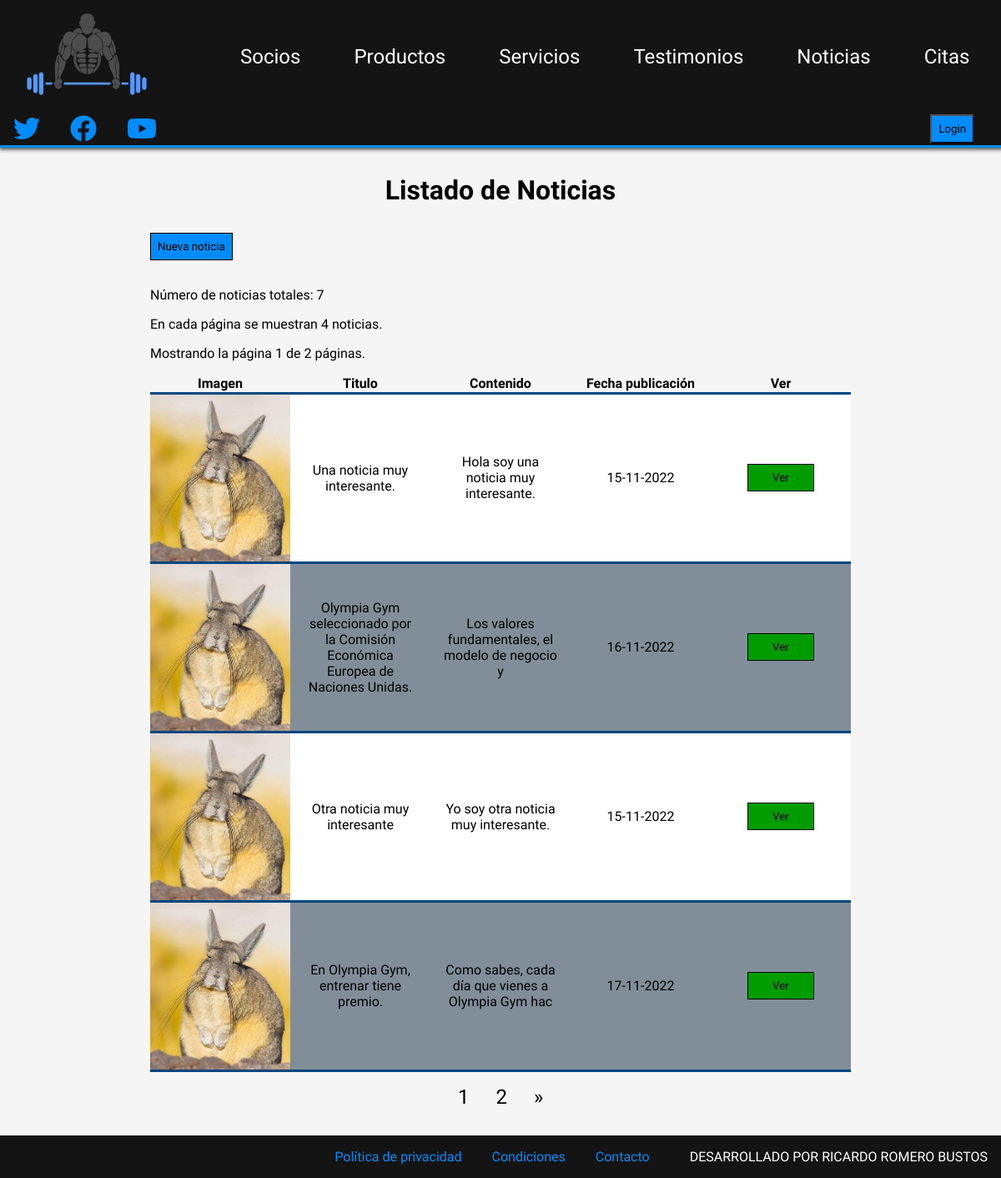
The page /php/noticias.php on the database its author committed.
### tables this page shows
CREATE TABLE `noticia` (
  `id` bigint(20) UNSIGNED NOT NULL,
  `titulo` varchar(80) NOT NULL,
  `contenido` varchar(800) NOT NULL,
  `imagen` varchar(50) NOT NULL,
  `fecha_publicacion` date NOT NULL
);

### php/noticias.php (the view, shortened to what this page needs)
<!DOCTYPE html>
<html lang="en">
<head>
    <link rel="stylesheet" href="../css/estilos.css">
    <link rel="stylesheet" href="https://cdnjs.cloudflare.com/ajax/libs/font-awesome/6.2.0/css/all.min.css" />
</head>
<body>
    <header>
        <nav>
            <a href="../index.php"><img src="../img/logo.png" alt="" id="logo"></a>
            <a href="socios.php">Socios</a>
            <a href="productos.php">Productos</a>
            <a href="servicios.php">Servicios</a>
            <a href="testimonios.php">Testimonios</a>
            <a href="noticias.php">Noticias</a>
            <a href="citas.php">Citas</a>
        </nav>
        <div class="rrss">
            <a href="#"><i class="fa-brands fa-twitter"></i></a>
            <a href="#"><i class="fa-brands fa-facebook"></i></a>
            <a href="#"><i class="fa-brands fa-youtube"></i></a>
        </div>
        <div class="login">
            <form action="" method="post">
                <input type="submit" name="enviar" id="btn-login" value="Login">
            </form>
        </div>
    </header>
    <main>
        <section class="seccionNoticias seccion">
            <h1>Listado de Noticias</h1>
            <div class="contenedor_buscar_nuevo">
                <form action="panel_noticias.php" method="post">
                    <input type="submit" name="nueva_noticia" value="Nueva noticia">
                </form>
            </div>
            <?php
                $con=conectarServidor();
                $total=$con->query("select * from noticia");
                $num_total_rows=$total->num_rows;
                if($num_total_rows==0){
                    echo "<p>No hay noticias en la base de datos</p>";
                }else{
                    $page=false;
                    $noticiasPorPagina=4;
                    if(!$page){
                        $start=0;
                        $page=1;
                    }else{
                        $start=($page-1)*$noticiasPorPagina;
                    }
                    $total_pages=ceil($num_total_rows/$noticiasPorPagina);
                    $noticias=$con->query("select * from noticia limit $start, $noticiasPorPagina");
                    echo '<p>Número de noticias totales: '.$num_total_rows.'</p>';
                    echo '<p>En cada página se muestran '.$noticiasPorPagina.' noticias.</p>';
                    echo '<p>Mostrando la página '.$page.' de ' .$total_pages.' páginas.</p>';
                    echo "<table>
                    <thead>
                        <tr>
                            <th>Imagen</th>
                            <th>Titulo</th>
                            <th>Contenido</th>
                            <th>Fecha publicación</th>
                            <th>Ver</th>
                        </tr>
                    </thead>
                    <tbody>";
                    while($fila_noticias=$noticias->fetch_array(MYSQLI_ASSOC)){
                        $contenido_short=substr($fila_noticias['contenido'], 0, 50);
                        $fecha=date("d-m-Y",strtotime($fila_noticias['fecha_publicacion']));
                        echo "<tr>
                            <td><img src=\"../img/noticias/$fila_noticias[imagen]\"></td>
                            <td>$fila_noticias[titulo]</td>
                            <td>$contenido_short</td>
                            <td>$fecha</td>
                            <td>
                                <form action=\"noticia_completa.php\" method=\"post\">
                                    <input type=\"hidden\" name=\"id_noticia\" value=\"$fila_noticias[id]\">
                                    <input type=\"submit\" name=\"ver_noticia\" value=\"Ver\">
                                </form>
                            </td>
                        </tr>";
                    }
                    echo "</tbody>";
                    echo "</table>";
                    echo '<nav>';
                    echo '<ul class="paginacion">';
                    if($total_pages>1){
                        for($i=1;$i<=$total_pages;$i++){
                            if($page == $i){
                                echo '<li><a href="#">'.$page.'</a></li>';
                            }else{
                                echo '<li><a href="noticias.php?page='.$i.'">'.$i.'</a></li>';
                            }
                        }
                        if($page != $total_pages){
                            echo '<li><a href="noticias.php?page='.($page+1).'"><span aria-hidden="true">&raquo;</span></a></li>';
                        }
                    }
                    echo '</ul>';
                    echo '</nav>';
                }
            ?>
        </section>
    </main>
    <footer>
        <div>
            <a href="#">Política de privacidad</a>
            <a href="#">Condiciones</a>
            <a href="#">Contacto</a>
        </div>
        <span>DESARROLLADO POR RICARDO ROMERO BUSTOS</span>
    </footer>
</body>
</html>

### css/estilos.css (style rules this page uses)
* { box-sizing: border-box; word-break: break-word; }
body { margin: 0; font-family: 'Play', sans-serif; background-color: whitesmoke; }
input { font-family: inherit; }
img { max-width: 100%; }
header { display: flex; justify-content: space-between; align-items: center; flex-wrap: wrap; position: sticky; top: 0; left: 0; z-index: 999; background-color: #141414; border-bottom: 3px solid rgb(0, 140, 255); box-shadow: 1px 0px 5px 2px rgba(0,0,0,0.75); -webkit-box-shadow: 1px 0px 5px 2px rgba(0,0,0,0.75); -moz-box-shadow: 1px 0px 5px 2px rgba(0,0,0,0.75); }
#logo { width: 9rem; margin-right: 3rem; }
header nav { display: flex; align-items: center; flex-wrap: wrap; }
header nav a { color: white; text-decoration: none; font-size: 1.5rem; margin: 1rem 2rem; }
.rrss a { color: rgb(0, 140, 255); font-size: 2rem; margin: 1rem; }
#btn-login { background-color: rgb(0, 140, 255); padding: 0.5rem; margin: auto 2rem; }
.seccion { margin: 1rem; width: 70%; margin: 2rem auto; min-height: 90vh; }
.seccion h1 { font-size: 2rem; text-align: center; margin-bottom: 2rem; }
.seccion table { border-collapse: collapse; width: 100%; }
.seccion td,.seccion th { border-bottom: 3px solid rgb(0, 70, 128); }
.seccion tbody>tr:nth-child(2n) { background-color: rgb(129, 142, 153); }
.seccion tbody>tr:nth-child(2n+1) { background-color: white; }
.contenedor_buscar_nuevo { display: flex; align-items: center; justify-content: space-between; margin-bottom: 2rem; }
.contenedor_buscar_nuevo input { padding: 0.5rem; margin-right: 0.3rem; }
.contenedor_buscar_nuevo input[type=submit] { background-color: rgb(0, 140, 255); padding: 0.5rem; border: 1px solid black; }
.contenedor_buscar_nuevo form { display: flex; }
.seccionNoticias td img { object-fit: cover; width: 100%; display: block; height: 200px; }
.seccionNoticias td { width: 20%; text-align: center; padding: 1rem; }
.seccionNoticias td:nth-child(1) { padding: 0; }
.seccionNoticias table input { background-color: rgb(0, 156, 0); padding: 0.5rem; border: 1px solid black; width: 5rem; }
.seccionNoticias nav { width: 30%; margin: 1rem auto; }
.paginacion { display: flex; justify-content: center; list-style: none; padding-inline-start: 0; }
.paginacion li { font-size: 1.5rem; margin: 0 1rem; }
.paginacion li a { text-decoration: none; color: black; }
footer { display: flex; justify-content: flex-end; align-items: center; background-color: #141414; color: white; padding: 1rem; }
footer a { color: rgb(0, 140, 255); text-decoration: none; margin: 0 1rem; }
footer>div { margin-right: 2rem; }

### rows shown on the page
noticia: imagen (picture), titulo "Una noticia muy interesante.", contenido "Hola soy una noticia muy interesante.", fecha_publicacion "15-11-2022"
noticia: imagen (picture), titulo "Olympia Gym seleccionado por la Comisión Económica Europea de Naciones Unidas.", contenido "Los valores fundamentales, el modelo de negocio y", fecha_publicacion "16-11-2022"
noticia: imagen (picture), titulo "Otra noticia muy interesante", contenido "Yo soy otra noticia muy interesante.", fecha_publicacion "15-11-2022"
noticia: imagen (picture), titulo "En Olympia Gym, entrenar tiene premio.", contenido "Como sabes, cada día que vienes a Olympia Gym hac", fecha_publicacion "17-11-2022"

### other values the page prints
$num_total_rows "7"
$noticiasPorPagina "4"
$page "1"
$total_pages "2"
